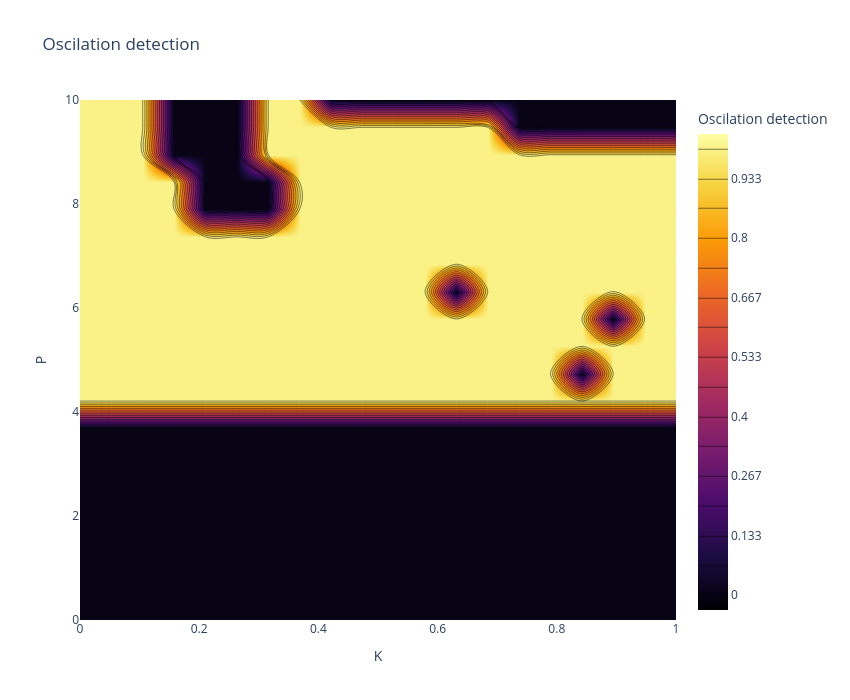
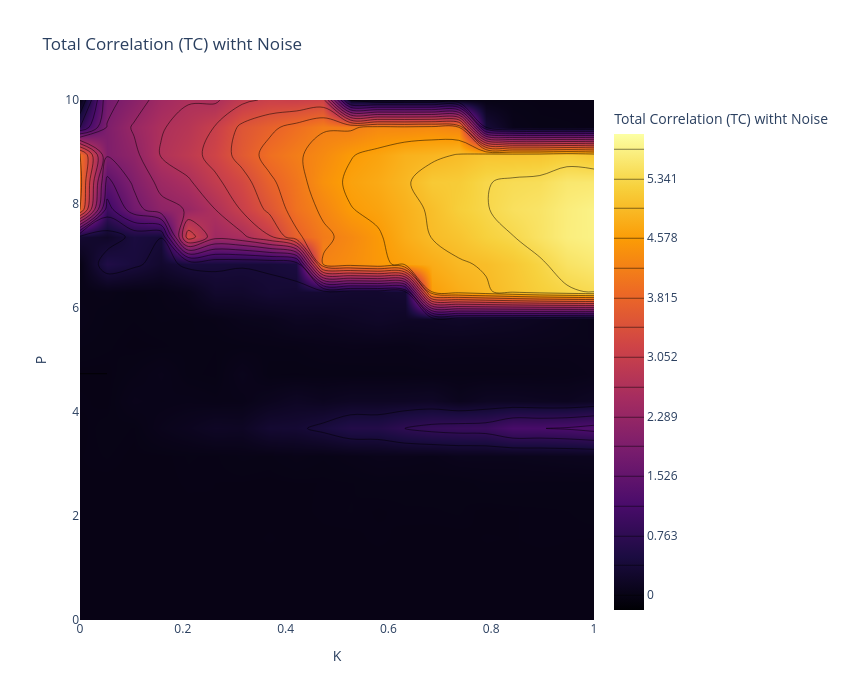
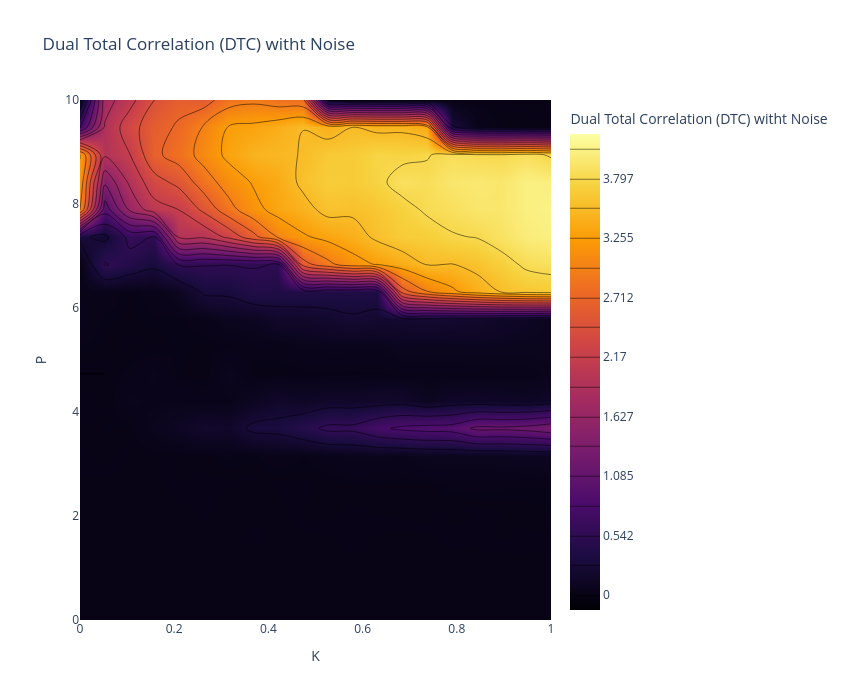
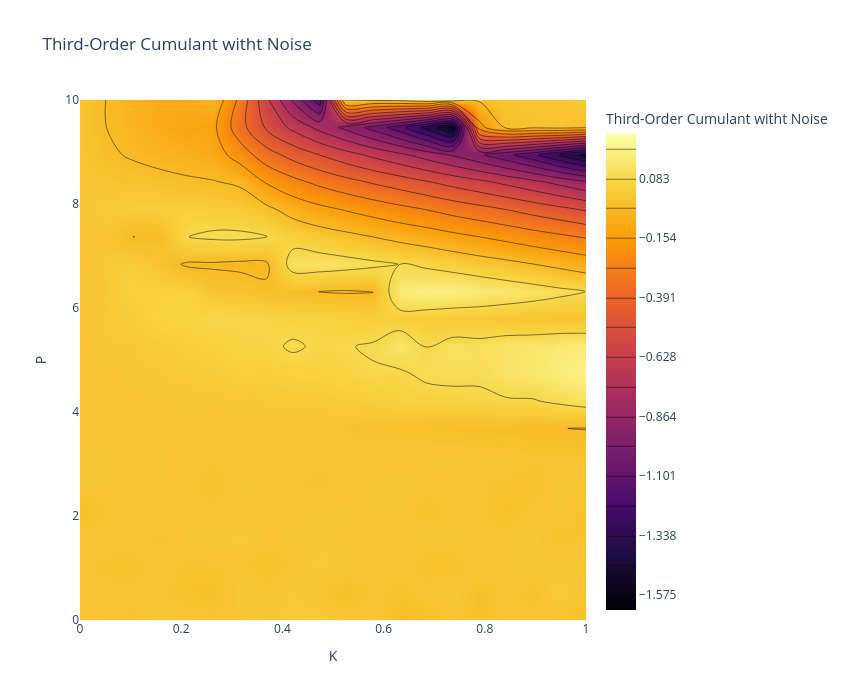

The code cell stored with these charts, in order, in its notebook:
### Markdown cell above
---
## **7. Oscillation Detection in $(P \times K$) Space** with noise
We perform a parameter sweep to detect oscillations in the $(P \times K$) space.

### Code cell
P_values = np.linspace(0.0, 10, 20)
K_values = np.linspace(0.0, 1.0, 20)
K3_values = np.linspace(0.0, 1.0, 20)
sigma_E = 0.03
#T=150 # 2 minutes
T=375


# Matrices to store metrics with noise
TC_map_noise = np.zeros((len(P_values), len(K_values)))
DTC_map_noise = np.zeros((len(P_values), len(K_values)))
Cumulant_map_noise = np.zeros((len(P_values), len(K_values)))
PowerCorr_map_noise = np.zeros((len(P_values), len(K_values)))
Entropy_map_noise = np.zeros((len(P_values), len(K_values)))  # Nueva métrica
Entropy_map_skew = np.zeros((len(P_values), len(K3_values)))  # Nueva métrica
Entropy_map_kurt = np.zeros((len(P_values), len(K3_values)))  # Nueva métrica


# Matrix to store oscillation detection with noise
oscillation_map_noise = np.zeros((len(P_values), len(K3_values)), dtype=int)
# mean_map = np.zeros((len(P_values), len(K_values), N_nodes))

#initial state
seed = 42
rng = np.random.default_rng(seed)
state0 = 0.1 * rng.standard_normal(2 * N_nodes)

for i, P_val in enumerate(P_values):
    for j, K3_val in enumerate(K3_values):
        # Simulation with noise using the existing function for higher-order interactions
        # t, states = simulate_wc_stochastic(state0, P_val, K3_val, M, T, dt, sigma_E=sigma_E, higher_order=True, T_ho=T_ho)
        P_vec = np.array([P_val, P_val, P_val])
        #t, states = simulate_wc_stochastic(state0, P_vec, K3_val, M, T, dt, sigma_E = sigma_E, higher_order=True, T_ho=T_ho)
        t, states = simulate_wc_higher_order_stochastic(state0, P_vec, K3_val, T_ho, T, dt, sigma_E=0.01)
    
        start_idx = int(0.2 * len(t))
        E_node = states[start_idx:, :N_nodes]
        I_node = states[start_idx:, N_nodes:]

        # Oscillation detection using the existing function
        is_lc1, _, _, _ = detect_limit_cycle_poincare(E_node[:, 0], I_node[:, 0], dt, threshold_ratio=0.05, period_cv_threshold=0.05)
        is_lc2, _, _, _ = detect_limit_cycle_poincare(E_node[:, 0], I_node[:, 0], dt, threshold_ratio=0.05, period_cv_threshold=0.05)
        is_lc3, _, _, _ = detect_limit_cycle_poincare(E_node[:, 0], I_node[:, 0], dt, threshold_ratio=0.05, period_cv_threshold=0.05)
        oscillation_map_noise[i, j]  = int((is_lc1==True) and (is_lc2==True) and (is_lc3==True))

        # quitar transiente (ej. mitad inicial)
        # cut = int(0.5 * len(t))
        # E_ss = E_node[cut:, :]
        # mean firing por nodo
        # mean_map[i, j, :] = np.mean(E_ss, axis=0)


        # Remove transient
        E = states[start_idx:, :N_nodes]

        # Data matrix for higher-order metrics
        X = E.copy()

        # Covariance matrix
        Sigma = np.cov(X.T)

        # Higher-order metrics using the existing functions
        TC_map_noise[i, j] = TC_gauss(Sigma)
        DTC_map_noise[i, j] = DTC_gauss(Sigma)
        skew, kurt = dev_gauss(X)  # Cálculo de la entropía
        Entropy_map_skew[i, j] = skew
        Entropy_map_kurt[i, j] = kurt
        #Entropy_map_noise[i, j] = dev_gauss(Sigma)  # Cálculo de la entropía
        if X.shape[1] == 3:
            Cumulant_map_noise[i, j] = cumulants(X)
            PowerCorr_map_noise[i, j] = powercorr(X)

    if (i + 1) % 5 == 0:
        print(f"Progress: {i+1}/{len(P_values)}")

# Visualization using the existing function
# plot_oscillation_map(oscillation_map_noise, P_values, K3_values, title="Oscillation Detection (P-K3) with Noise")

# Visualization using the existing functions

#cleaing the matrix
TC_clean = clean_rowwise_signed(TC_map_noise, n_std=2)
DTC_clean = clean_rowwise_signed(DTC_map_noise, n_std=2)
Cumulant_clean = clean_rowwise_signed(Cumulant_map_noise,n_std=2)
PowerCorr_clean = clean_rowwise_signed(PowerCorr_map_noise,n_std=2)
Skew_clean = clean_rowwise_signed(Entropy_map_skew,n_std=2)
Kurt_clean = clean_rowwise_signed(Entropy_map_kurt,n_std=2)

# visualization the matrix cleaned
plot_metrics_contour(oscillation_map_noise, P_values, K3_values, title="Oscilation detection")

plot_metrics_contour(TC_clean, P_values, K3_values, title="Total Correlation (TC) witht Noise")
plot_metrics_contour(DTC_clean, P_values, K3_values, title="Dual Total Correlation (DTC) witht Noise")
plot_metrics_contour(Cumulant_clean, P_values, K3_values, title="Third-Order Cumulant witht Noise")
plot_metrics_contour(PowerCorr_clean, P_values, K3_values, title="Triple Power Correlation witht Noise")
plot_metrics_contour(Skew_clean, P_values, K3_values, title="skew with Noise")
plot_metrics_contour(Kurt_clean, P_values, K3_values, title="Kurt with Noise")


#os.makedirs("results", exist_ok=True)
np.savez_compressed(
    "../results/metrics_Coupling_noise.npz",
    oscillation_map=oscillation_map_noise,
    TC=TC_clean,
    DTC=DTC_clean,
    cumulant=Cumulant_clean,
    powercorr=PowerCorr_clean,
    skew=Skew_clean,
    kurt=Kurt_clean,
    P=P_values,
    K3=K3_values
)

### Figure 1 — Plotly figure (JSON) as saved in the notebook; plotly's stock layout.template omitted (floating-point values rounded to 4 significant figures; data arrays with more than 128 entries replaced by an {"elided": "..."} marker saying what was removed)
{"data": [{"colorbar": {"title": {"text": "Oscilation detection"}}, "colorscale": [[0, "#000004"], [0.1111, "#1b0c41"], [0.2222, "#4a0c6b"], [0.3333, "#781c6d"], [0.4444, "#a52c60"], [0.5556, "#cf4446"], [0.6667, "#ed6925"], [0.7778, "#fb9b06"], [0.8889, "#f7d13d"], [1, "#fcffa4"]], "contours": {"coloring": "heatmap", "end": 1, "showlines": true, "size": 0.06667, "start": 0}, "type": "contour", "x": [0.0, 0.05263, 0.1053, 0.1579, 0.2105, 0.2632, 0.3158, 0.3684, 0.4211, 0.4737, 0.5263, 0.5789, 0.6316, 0.6842, 0.7368, 0.7895, 0.8421, 0.8947, 0.9474, 1.0], "y": [0.0, 0.5263, 1.053, 1.579, 2.105, 2.632, 3.158, 3.684, 4.211, 4.737, 5.263, 5.789, 6.316, 6.842, 7.368, 7.895, 8.421, 8.947, 9.474, 10.0], "z": {"elided": "20x20 int values"}}], "layout": {"height": 700, "title": {"text": "Oscilation detection"}, "width": 850, "xaxis": {"title": {"text": "K"}}, "yaxis": {"title": {"text": "P"}}}}

### Figure 2 — Plotly figure (JSON) as saved in the notebook; plotly's stock layout.template omitted (floating-point values rounded to 4 significant figures; data arrays with more than 128 entries replaced by an {"elided": "..."} marker saying what was removed)
{"data": [{"colorbar": {"title": {"text": "Total Correlation (TC) witht Noise"}}, "colorscale": [[0, "#000004"], [0.1111, "#1b0c41"], [0.2222, "#4a0c6b"], [0.3333, "#781c6d"], [0.4444, "#a52c60"], [0.5556, "#cf4446"], [0.6667, "#ed6925"], [0.7778, "#fb9b06"], [0.8889, "#f7d13d"], [1, "#fcffa4"]], "contours": {"coloring": "heatmap", "end": 5.722, "showlines": true, "size": 0.3815, "start": 5.862e-06}, "type": "contour", "x": [0.0, 0.05263, 0.1053, 0.1579, 0.2105, 0.2632, 0.3158, 0.3684, 0.4211, 0.4737, 0.5263, 0.5789, 0.6316, 0.6842, 0.7368, 0.7895, 0.8421, 0.8947, 0.9474, 1.0], "y": [0.0, 0.5263, 1.053, 1.579, 2.105, 2.632, 3.158, 3.684, 4.211, 4.737, 5.263, 5.789, 6.316, 6.842, 7.368, 7.895, 8.421, 8.947, 9.474, 10.0], "z": {"elided": "20x20 float values"}}], "layout": {"height": 700, "title": {"text": "Total Correlation (TC) witht Noise"}, "width": 850, "xaxis": {"title": {"text": "K"}}, "yaxis": {"title": {"text": "P"}}}}

### Figure 3 — Plotly figure (JSON) as saved in the notebook; plotly's stock layout.template omitted (floating-point values rounded to 4 significant figures; data arrays with more than 128 entries replaced by an {"elided": "..."} marker saying what was removed)
{"data": [{"colorbar": {"title": {"text": "Dual Total Correlation (DTC) witht Noise"}}, "colorscale": [[0, "#000004"], [0.1111, "#1b0c41"], [0.2222, "#4a0c6b"], [0.3333, "#781c6d"], [0.4444, "#a52c60"], [0.5556, "#cf4446"], [0.6667, "#ed6925"], [0.7778, "#fb9b06"], [0.8889, "#f7d13d"], [1, "#fcffa4"]], "contours": {"coloring": "heatmap", "end": 4.068, "showlines": true, "size": 0.2712, "start": 5.858e-06}, "type": "contour", "x": [0.0, 0.05263, 0.1053, 0.1579, 0.2105, 0.2632, 0.3158, 0.3684, 0.4211, 0.4737, 0.5263, 0.5789, 0.6316, 0.6842, 0.7368, 0.7895, 0.8421, 0.8947, 0.9474, 1.0], "y": [0.0, 0.5263, 1.053, 1.579, 2.105, 2.632, 3.158, 3.684, 4.211, 4.737, 5.263, 5.789, 6.316, 6.842, 7.368, 7.895, 8.421, 8.947, 9.474, 10.0], "z": {"elided": "20x20 float values"}}], "layout": {"height": 700, "title": {"text": "Dual Total Correlation (DTC) witht Noise"}, "width": 850, "xaxis": {"title": {"text": "K"}}, "yaxis": {"title": {"text": "P"}}}}

### Figure 4 — Plotly figure (JSON) as saved in the notebook; plotly's stock layout.template omitted (floating-point values rounded to 4 significant figures; data arrays with more than 128 entries replaced by an {"elided": "..."} marker saying what was removed)
{"data": [{"colorbar": {"title": {"text": "Third-Order Cumulant witht Noise"}}, "colorscale": [[0, "#000004"], [0.1111, "#1b0c41"], [0.2222, "#4a0c6b"], [0.3333, "#781c6d"], [0.4444, "#a52c60"], [0.5556, "#cf4446"], [0.6667, "#ed6925"], [0.7778, "#fb9b06"], [0.8889, "#f7d13d"], [1, "#fcffa4"]], "contours": {"coloring": "heatmap", "end": 0.2009, "showlines": true, "size": 0.1184, "start": -1.575}, "type": "contour", "x": [0.0, 0.05263, 0.1053, 0.1579, 0.2105, 0.2632, 0.3158, 0.3684, 0.4211, 0.4737, 0.5263, 0.5789, 0.6316, 0.6842, 0.7368, 0.7895, 0.8421, 0.8947, 0.9474, 1.0], "y": [0.0, 0.5263, 1.053, 1.579, 2.105, 2.632, 3.158, 3.684, 4.211, 4.737, 5.263, 5.789, 6.316, 6.842, 7.368, 7.895, 8.421, 8.947, 9.474, 10.0], "z": {"elided": "20x20 float values"}}], "layout": {"height": 700, "title": {"text": "Third-Order Cumulant witht Noise"}, "width": 850, "xaxis": {"title": {"text": "K"}}, "yaxis": {"title": {"text": "P"}}}}
